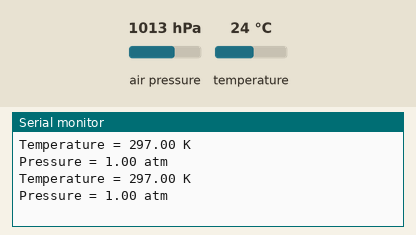
A sketch run on a simulated Arduino Uno, built with avr-gcc and run on an emulated ATmega328P. Shown: the last lines printed to the serial monitor. Inputs (shaded band) come from the test bench; at power-on: air pressure 1013 hPa, temperature 24 °C.

Above: at 2.8 s.
2.9 s: air pressure set to 952 hPa
At 5.3 s:
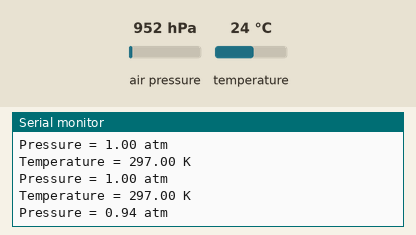
5.6 s: temperature set to 12 °C
At 7.2 s:
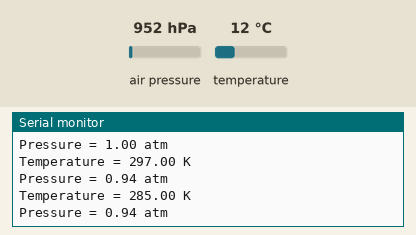
8.3 s: air pressure set to 975 hPa
At 10.7 s:
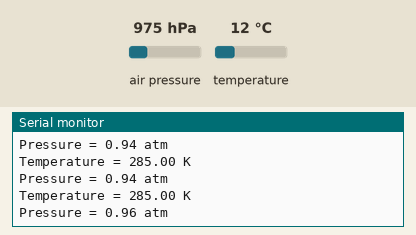
Timing chart, 0 to 12.2 s (numbered marks = the images above; inputs shaded):
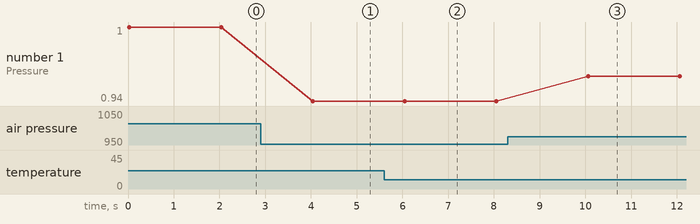

Measured:
- after the input at 2.9 s, the serial monitor: prints a new line after 1.1 s (image 1)
- after the input at 5.6 s, the serial monitor: prints a new line after 0.42 s (image 2)
- after the input at 8.3 s, the serial monitor: prints a new line after 1.8 s (image 3)
- plotted number 1: 1 → 0.94 after the input at 2.9 s, 0.94 → 0.96 after the input at 8.3 s

The sketch:

BMP180.ino
```cpp
#include <Wire.h>
#include <Adafruit_BMP085.h>

Adafruit_BMP085 bmp;

void setup() {
  Serial.begin(9600);
  }


void loop() {
   float atm ;
    Serial.print("Temperature = ");
    Serial.print(bmp.readTemperature()+273);
    Serial.println(" K");

    Serial.print("Pressure = ");
    atm = bmp.readPressure() ;
    Serial.print (atm/101325);
    Serial.println(" atm");
    delay (2000);
    Serial.println ();

}
```
